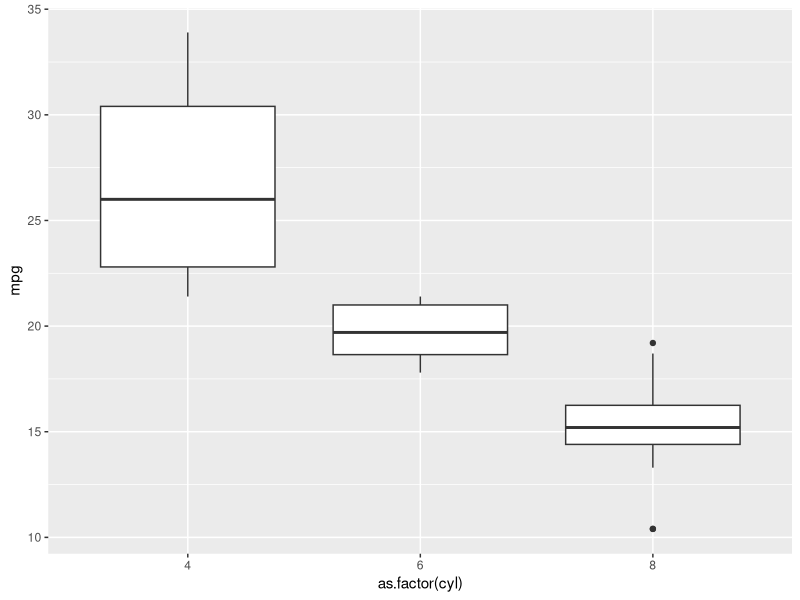

Recreate this plot in R.
## ---- chunk 1
library(tidyverse)
## ---- chunk 2
mtcars %>% 
  ggplot(aes(as.factor(cyl), mpg)) +
  geom_boxplot()
